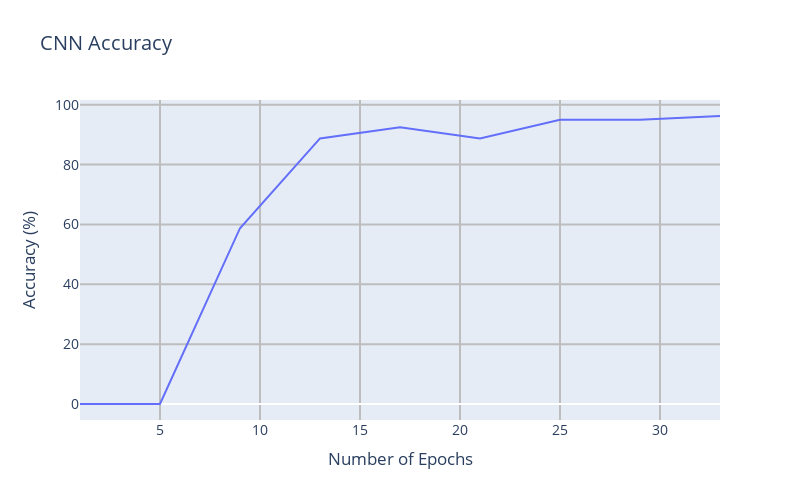

Here is the notebook cell this chart was saved with:
### Code cell
# Plot the loss and accuracy curves for training and validation 
val_accuracy = history.history['val_acc']

accuracy = []
num_of_epochs = []
for i in range(1,epoch,4):
    accuracy.append(round(100*val_accuracy[i],3))
    num_of_epochs.append(i)

trace1 = go.Scatter(y = accuracy, x = num_of_epochs, mode = "lines")
data = [trace1]
layout = dict(title = 'CNN Accuracy',
              autosize=False,
              width=800,
              height=500,
              yaxis= dict(title= 'Accuracy (%)',gridwidth=2, gridcolor='#bdbdbd'),
              xaxis= dict(title= 'Number of Epochs',gridwidth=2, gridcolor='#bdbdbd'),
              font=dict(size=14)
             )
fig = dict(data = data, layout = layout)
py.iplot(fig)

### Figure 1 — Plotly figure (JSON) as saved in the notebook; plotly's stock layout.template omitted (floating-point values rounded to 4 significant figures)
{"data": [{"mode": "lines", "type": "scatter", "x": [1, 5, 9, 13, 17, 21, 25, 29, 33], "y": [0, 0, 58.75, 88.75, 92.5, 88.75, 95, 95, 96.25]}], "layout": {"autosize": false, "font": {"size": 14}, "height": 500, "title": {"text": "CNN Accuracy"}, "width": 800, "xaxis": {"gridcolor": "#bdbdbd", "gridwidth": 2, "title": {"text": "Number of Epochs"}}, "yaxis": {"gridcolor": "#bdbdbd", "gridwidth": 2, "title": {"text": "Accuracy (%)"}}}}
